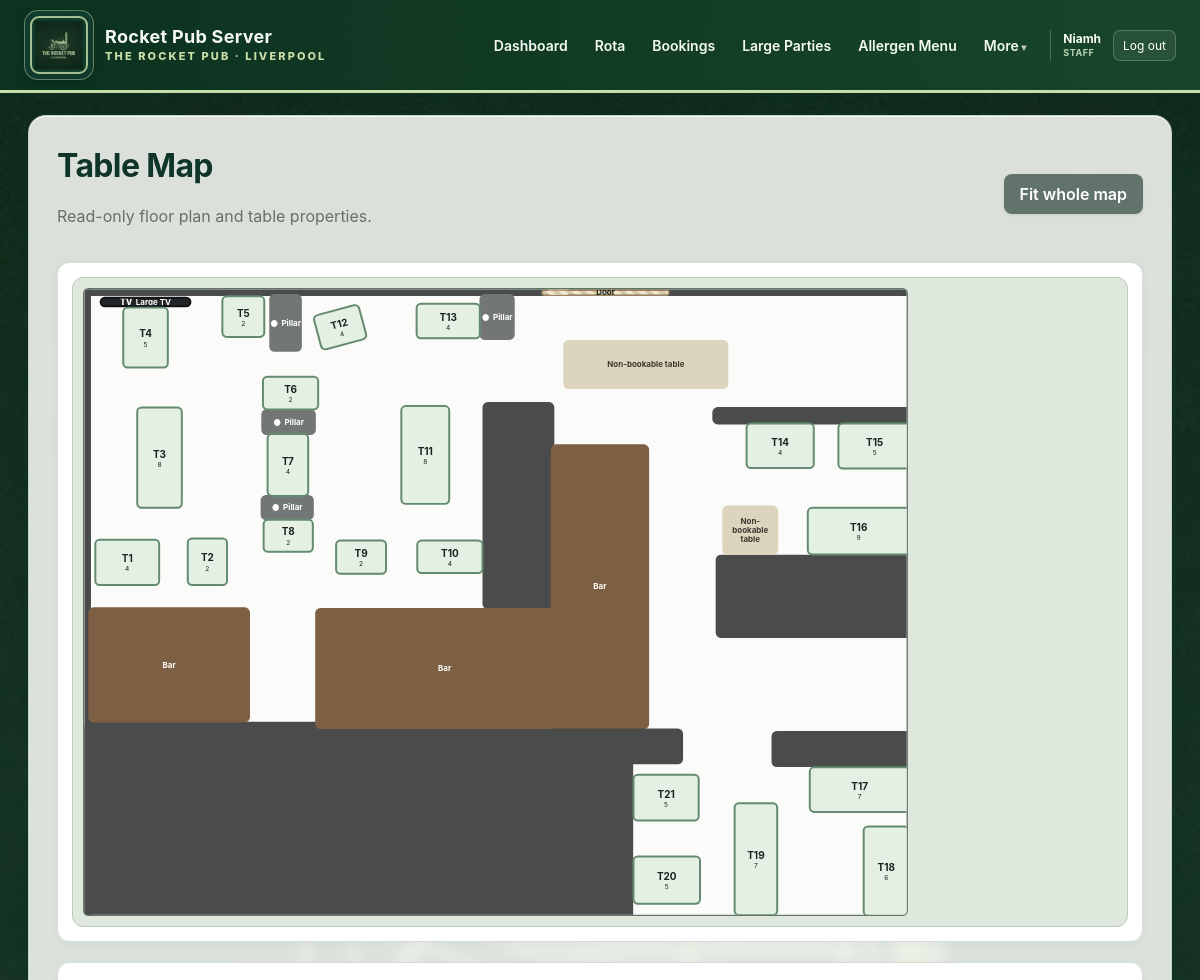
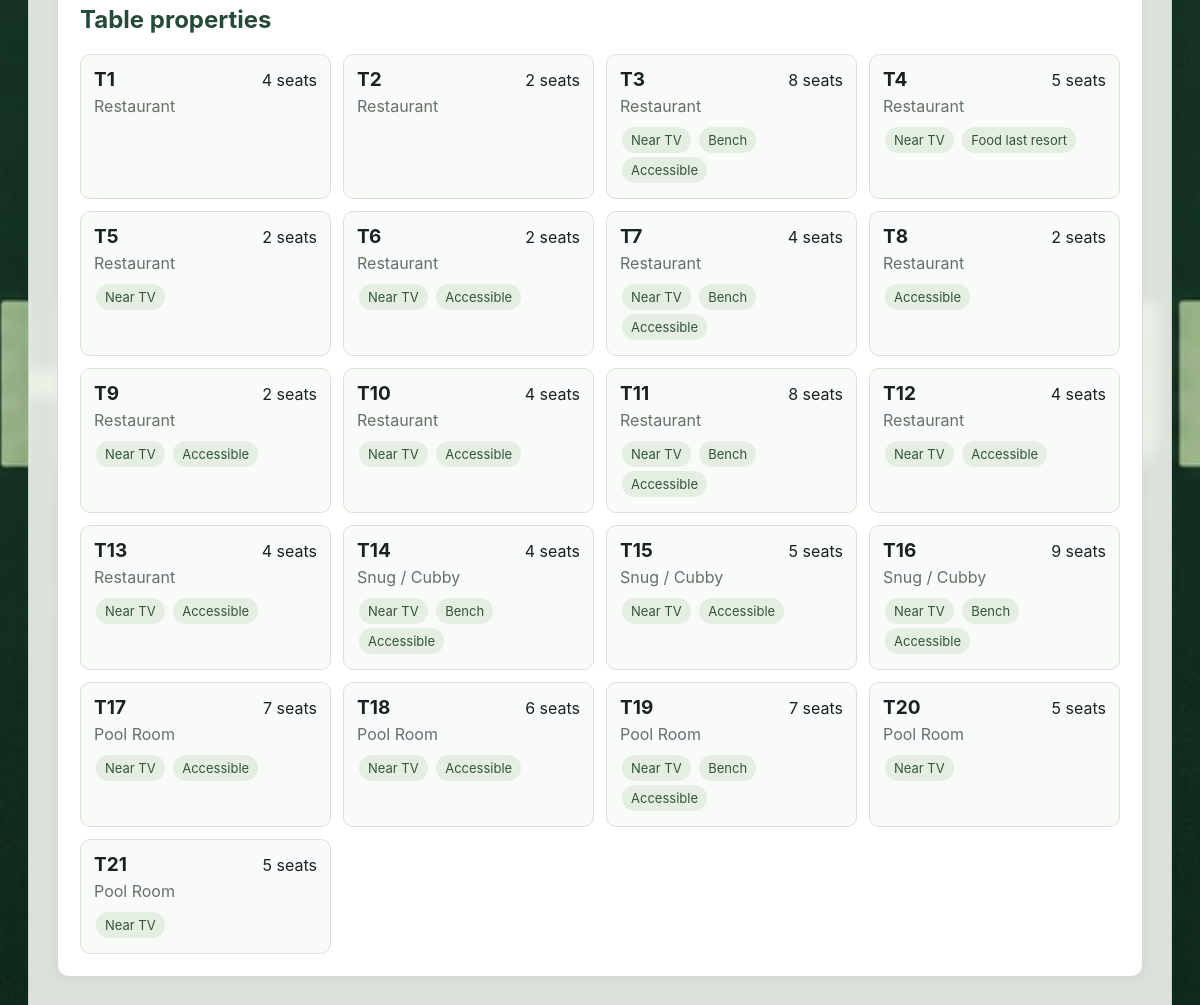
The page /table-map (signed in) on the database its author committed (2 pictures, top to bottom).
### app/models.py (models this page shows, shortened)
class AppUser(db.Model):
    id = db.Column(db.Integer, primary_key=True)
    username = db.Column(
        db.String(80),
        nullable=False,
        unique=True,
        index=True,
    )
    password_hash = db.Column(db.String(255), nullable=False)
    role = db.Column(
        db.String(20),
        nullable=False,
        default="staff",
        index=True,
    )
    must_change_password = db.Column(
        db.Boolean,
        nullable=False,
        default=True,
    )
    email = db.Column(db.String(255), unique=True, index=True)
    pending_email = db.Column(db.String(255))
    email_verified = db.Column(db.Boolean, nullable=False, default=False)
    email_verification_code_hash = db.Column(db.String(255))
    email_verification_expires_at = db.Column(db.DateTime)
    password_reset_code_hash = db.Column(db.String(255))
    password_reset_expires_at = db.Column(db.DateTime)
    active = db.Column(db.Boolean, nullable=False, default=True)
    created_at = db.Column(db.DateTime, default=datetime.utcnow)
    last_login_at = db.Column(db.DateTime)
    @property
    def is_manager(self):
        return self.role in {"manager", "admin"}

class FloorPlanObject(db.Model):
    id = db.Column(db.Integer, primary_key=True)
    object_type = db.Column(db.String(40), nullable=False, index=True)
    label = db.Column(db.String(120))
    x_position = db.Column(db.Float, nullable=False, default=80)
    y_position = db.Column(db.Float, nullable=False, default=80)
    layout_width = db.Column(db.Float, nullable=False, default=100)
    layout_height = db.Column(db.Float, nullable=False, default=60)
    layout_rotation = db.Column(db.Float, nullable=False, default=0)
    layout_shape = db.Column(
        db.String(20),
        nullable=False,
        default="rectangle"
    )
    z_index = db.Column(db.Integer, nullable=False, default=1)
    area_id = db.Column(db.Integer, db.ForeignKey("area.id"))
    area = db.relationship("Area")

class PubTable(db.Model):
    id = db.Column(db.Integer, primary_key=True)
    number = db.Column(db.String(20), nullable=False, unique=True, index=True)
    capacity = db.Column(db.Integer, nullable=False)
    area_id = db.Column(db.Integer, db.ForeignKey("area.id"), nullable=False)
    near_tv = db.Column(db.Boolean, default=False)
    has_bench = db.Column(db.Boolean, default=False)
    accessible = db.Column(db.Boolean, default=False)
    unsuitable_for_food = db.Column(db.Boolean, default=False)
    active = db.Column(db.Boolean, default=True)
    x_position = db.Column(db.Float, default=40)
    y_position = db.Column(db.Float, default=40)
    layout_width = db.Column(db.Float, default=90)
    layout_height = db.Column(db.Float, default=60)
    layout_shape = db.Column(db.String(20), default="rectangle")
    layout_rotation = db.Column(db.Float, default=0)
    area = db.relationship("Area", back_populates="tables")
    booking_links = db.relationship(
        "BookingTable",
        back_populates="table",
        cascade="all, delete-orphan"
    )

class Area(db.Model):
    id = db.Column(db.Integer, primary_key=True)
    name = db.Column(db.String(80), nullable=False, unique=True)
    tables = db.relationship("PubTable", back_populates="area")

### app/routes.py (the view)
@main.route("/table-map")
def table_map():
    tables = db.session.scalars(
        db.select(PubTable)
        .where(PubTable.active.is_(True))
        .order_by(*table_order_clause())
    ).all()
    floor_objects = db.session.scalars(
        db.select(FloorPlanObject)
        .order_by(FloorPlanObject.z_index, FloorPlanObject.id)
    ).all()
    settings = db.session.scalar(
        db.select(FloorPlanSetting).where(
            FloorPlanSetting.name == "main"
        )
    )
    return render_template(
        "table_map.html",
        tables=tables,
        floor_objects=floor_objects,
        settings=settings,
    )

### app/routes.py (called while the page is built, shortened)
def current_user():
    return getattr(g, "current_user", None)

@main.app_context_processor
def inject_current_user():
    user = current_user()
    request_count = 0
    return {
        "current_user": user,
        "manager_request_count": request_count,
    }

def table_order_clause():
    return (cast(PubTable.number, Integer), PubTable.number)

### app/templates/table_map.html (shortened to what this page needs)
{% extends "base.html" %}
{% block content %}
<div class="page-heading">
    <div>
        <h1>Table Map</h1>
        <p>Read-only floor plan and table properties.</p>
    </div>
    <button class="button secondary"
            type="button"
            id="readonly-map-fit">
        Fit whole map
    </button>
</div>
<div class="card readonly-map-card">
    <div class="readonly-map-shell" id="readonly-map-shell">
        <div class="readonly-map-zoom-surface" id="readonly-map-zoom-surface">
            <div class="readonly-map-stage"
                 id="readonly-map-stage"
                 style="
                    width: {{ settings.canvas_width if settings else 1200 }}px;
                    height: {{ settings.canvas_height if settings else 760 }}px;
                 ">
                {% for floor_object in floor_objects %}
                    <div class="readonly-floor-object
                                object-{{ floor_object.object_type }}
                                shape-{{ floor_object.layout_shape or 'rectangle' }}"
                         style="
                            left: {{ floor_object.x_position }}px;
                            top: {{ floor_object.y_position }}px;
                            width: {{ floor_object.layout_width }}px;
                            height: {{ floor_object.layout_height }}px;
                            transform: rotate({{ floor_object.layout_rotation or 0 }}deg);
                            z-index: {{ floor_object.z_index or 1 }};
                         ">
                        <div class="floor-object-content">
                            {% if floor_object.object_type == "tv" %}
                                <span class="floor-icon">TV</span>
                            {% elif floor_object.object_type == "pillar" %}
                                <span class="floor-icon">●</span>
                            {% endif %}
                            <span class="floor-object-label">{{ floor_object.label }}</span>
                        </div>
                    </div>
                {% endfor %}
                {% for table in tables %}
                    <button type="button"
                            class="readonly-map-table shape-{{ table.layout_shape or 'rectangle' }}"
                            data-table-id="{{ table.id }}"
                            data-number="{{ table.number }}"
                            data-capacity="{{ table.capacity }}"
                            data-area="{{ table.area.name }}"
                            data-near-tv="{{ 'Yes' if table.near_tv else 'No' }}"
                            data-bench="{{ 'Yes' if table.has_bench else 'No' }}"
                            data-accessible="{{ 'Yes' if table.accessible else 'No' }}"
                            data-food-last-resort="{{ 'Yes' if table.unsuitable_for_food else 'No' }}"
                            style="
                                left: {{ table.x_position or 40 }}px;
                                top: {{ table.y_position or 40 }}px;
                                width: {{ table.layout_width or 90 }}px;
                                height: {{ table.layout_height or 60 }}px;
                                transform: rotate({{ table.layout_rotation or 0 }}deg);
                            ">
                        <strong>T{{ table.number }}</strong>
                        <small>{{ table.capacity }}</small>
                    </button>
                {% endfor %}
            </div>
        </div>
    </div>
</div>
<div class="card">
    <h2>Table properties</h2>
    <div class="table-properties-grid">
        {% for table in tables %}
            <div class="table-property-card">
                <div class="table-property-heading">
                    <strong>T{{ table.number }}</strong>
                    <span>{{ table.capacity }} seats</span>
                </div>
                <div class="muted">{{ table.area.name }}</div>
                <div class="table-property-tags">
                    {% if table.near_tv %}<span class="badge">Near TV</span>{% endif %}
                    {% if table.has_bench %}<span class="badge">Bench</span>{% endif %}
                    {% if table.accessible %}<span class="badge">Accessible</span>{% endif %}
                    {% if table.unsuitable_for_food %}<span class="badge">Food last resort</span>{% endif %}
                </div>
            </div>
        {% endfor %}
    </div>
</div>
{% endblock %}

### app/templates/base.html (shortened to what this page needs)
<!doctype html>
<html lang="en">
<head>
    <link rel="stylesheet"
          href="{{ url_for('static', filename='css/style.css') }}">
</head>
<body>
<header class="topbar">
    <a class="brand"
       href="{{ url_for('main.dashboard') }}"
       aria-label="Rocket Pub Server dashboard">
        <span class="brand-logo-frame">
            <img src="{{ url_for('static', filename='images/rocket-pub-header-logo.png') }}"
                 alt="The Rocket Pub Liverpool logo">
        </span>
        <span class="brand-copy">
            <strong>Rocket Pub Server</strong>
            <small>The Rocket Pub · Liverpool</small>
        </span>
    </a>
    {% if current_user %}
    <nav class="main-nav">
        <a class="{% if request.endpoint == 'main.dashboard' %}active{% endif %}"
           href="{{ url_for('main.dashboard') }}">Dashboard</a>
        <a class="{% if request.endpoint and request.endpoint.startswith('main.rota') %}active{% endif %}"
           href="{{ url_for('main.rota_home') }}">Rota</a>
        <a class="{% if request.endpoint in ['main.bookings', 'main.new_booking', 'main.edit_booking'] %}active{% endif %}"
           href="{{ url_for('main.bookings') }}">Bookings</a>
        <a class="{% if request.endpoint in ['main.large_parties', 'main.new_large_party', 'main.edit_large_party'] %}active{% endif %}"
           href="{{ url_for('main.large_parties') }}">Large Parties</a>
        <a class="{% if request.endpoint in ['main.allergen_menu', 'main.allergen_new', 'main.allergen_edit'] %}active{% endif %}"
           href="{{ url_for('main.allergen_menu') }}">Allergen Menu</a>
        <details class="nav-menu" data-exclusive-nav>
            <summary>More</summary>
        </details>
        <div class="account-menu">
            <span>
                {{ current_user.username }}
                <small>{{ current_user.role|title }}</small>
            </span>
<form method="post" action="{{ url_for('main.logout') }}">
                <button type="submit" class="topbar-logout">Log out</button>
            </form>
        </div>
    </nav>
    {% endif %}
</header>
<main class="container">
    {% block content %}{% endblock %}
</main>
</body>
</html>

### rows shown on the page
AppUser: username "Niamh", role "STAFF"
FloorPlanObject: {{ floor_object.layout_width }} 49.0 (drawn), label "Pillar"
FloorPlanObject: {{ floor_object.layout_width }} 82.0 (drawn), label "Pillar"
FloorPlanObject: {{ floor_object.layout_width }} 80.0 (drawn), label "Pillar"
FloorPlanObject: {{ floor_object.layout_width }} 243.0 (drawn), label "Bar"
FloorPlanObject: {{ floor_object.layout_width }} 389.0 (drawn), label "Bar"
FloorPlanObject: {{ floor_object.layout_width }} 53.0 (drawn), label "Pillar"
FloorPlanObject: {{ floor_object.layout_width }} 193.0 (drawn), label "Door"
FloorPlanObject: {{ floor_object.layout_width }} 148.0 (drawn), label "Bar"
FloorPlanObject: {{ floor_object.layout_width }} 138.0 (drawn), object_type "TV", label "Large TV"
FloorPlanObject: {{ floor_object.layout_width }} 248.0 (drawn), label "Non-bookable table"
FloorPlanObject: {{ floor_object.layout_width }} 84.0 (drawn), label "Non-bookable table"
PubTable: number "1", capacity "4", area.name "Restaurant"
PubTable: number "2", capacity "2", area.name "Restaurant"
PubTable: number "3", capacity "8", area.name "Restaurant", near_tv "Near TV", has_bench "Bench", accessible "Accessible"
PubTable: number "4", capacity "5", area.name "Restaurant", near_tv "Near TV", unsuitable_for_food "Food last resort"
PubTable: number "5", capacity "2", area.name "Restaurant", near_tv "Near TV"
PubTable: number "6", capacity "2", area.name "Restaurant", near_tv "Near TV", accessible "Accessible"
PubTable: number "7", capacity "4", area.name "Restaurant", near_tv "Near TV", has_bench "Bench", accessible "Accessible"
PubTable: number "8", capacity "2", area.name "Restaurant", accessible "Accessible"
PubTable: number "9", capacity "2", area.name "Restaurant", near_tv "Near TV", accessible "Accessible"
PubTable: number "10", capacity "4", area.name "Restaurant", near_tv "Near TV", accessible "Accessible"
PubTable: number "11", capacity "8", area.name "Restaurant", near_tv "Near TV", has_bench "Bench", accessible "Accessible"
PubTable: number "12", capacity "4", area.name "Restaurant", near_tv "Near TV", accessible "Accessible"
PubTable: number "13", capacity "4", area.name "Restaurant", near_tv "Near TV", accessible "Accessible"
PubTable: number "14", capacity "4", area.name "Snug / Cubby", near_tv "Near TV", has_bench "Bench", accessible "Accessible"
PubTable: number "15", capacity "5", area.name "Snug / Cubby", near_tv "Near TV", accessible "Accessible"
PubTable: number "16", capacity "9", area.name "Snug / Cubby", near_tv "Near TV", has_bench "Bench", accessible "Accessible"
PubTable: number "17", capacity "7", area.name "Pool Room", near_tv "Near TV", accessible "Accessible"
PubTable: number "18", capacity "6", area.name "Pool Room", near_tv "Near TV", accessible "Accessible"
PubTable: number "19", capacity "7", area.name "Pool Room", near_tv "Near TV", has_bench "Bench", accessible "Accessible"
PubTable: number "20", capacity "5", area.name "Pool Room", near_tv "Near TV"
PubTable: number "21", capacity "5", area.name "Pool Room", near_tv "Near TV"
